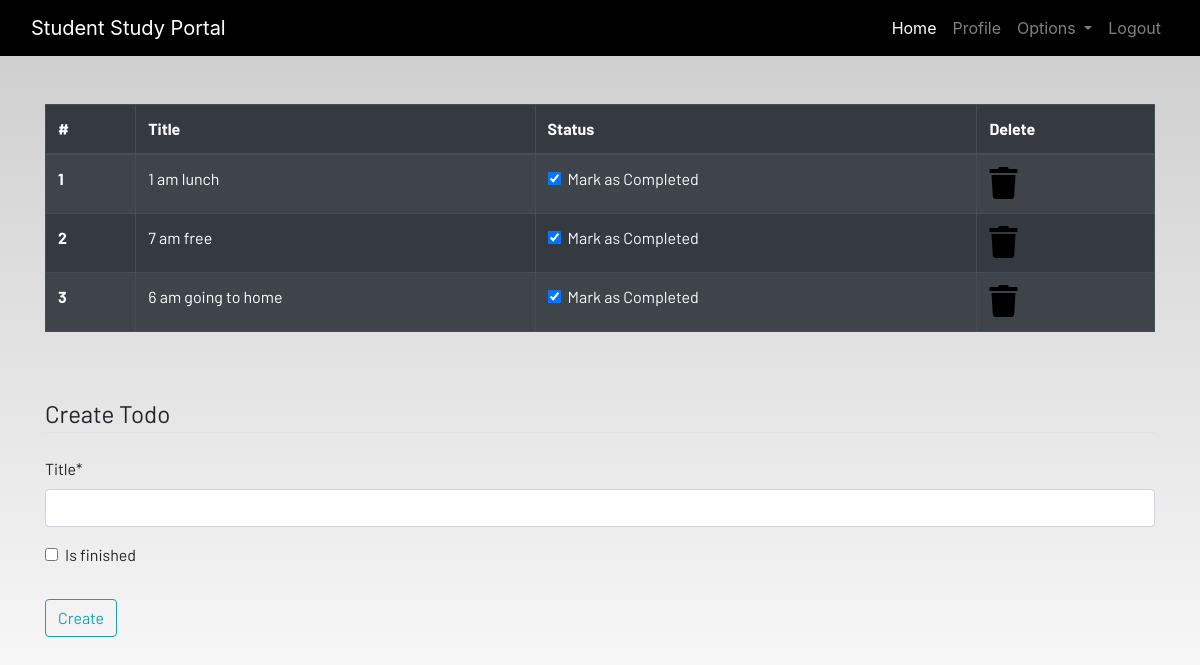
The app's page /todo (signed in) with its own data.
### dashboard/models.py (models this page shows, shortened)
class Todo(models.Model):
    user = models.ForeignKey(User, on_delete=models.CASCADE)
    title = models.CharField(max_length=100)
    is_finished = models.BooleanField(default=False)

### dashboard/views.py (the view, shortened to what this page needs)
# urls.py: path('todo',views.todo,name='todo'),
@login_required
def todo(request):
    form = TodoForm()
    todos = Todo.objects.filter(user=request.user)
    if len(todos) == 0:
        todos_done = True
    else:
        todos_done = False
    context = {
        'todos': todos,
        'form': form,
        'todos_done': todos_done,
    }
    return render(request, 'dashboard/todo.html', context)

### dashboard/forms.py
class TodoForm(forms.ModelForm):
    class Meta:
        model = Todo
        fields = ['title','is_finished']

### dashboard/templates/dashboard/todo.html (shortened to what this page needs)
{% extends 'dashboard/base.html' %}
{% load static %}
{% block content %}
{% load crispy_forms_tags %}
<div class="container">
    {% if not todos_done %}
    <table class="table table-striped table-bordered table-hover table-dark">
        <thead>
            <tr>
                <th scope="col">#</th>
                <th scope="col">Title</th>
                <th scope="col">Status</th>
                <th scope="col">Delete</th>
            </tr>
        </thead>
        <tbody>
            {% for todo in todos %}
            <tr>
                <th scope="row">{{forloop.counter}}</th>
                <td>{{todo.title}}</td>
             <td>
                <a href="{% url 'update_todo' todo.id %}">
                 <div class="form-check">
            {% if todo.is_finished == True %}
                <input class="form-check-input" type="checkbox" checked>
            {% else %}
                <input class="form-check-input" type="checkbox">
            {% endif %}
            <label class="form-check-label text-light">
                Mark as Completed
            </label>
        </div>
    </a>
</td>
                <td><a href="{% url 'delete_todo' todo.id %}"><i class="fa fa-trash fa-2x"></i></a></td>
            </tr>
            {% endfor %}
        </tbody>
    </table>
    {% else %}
    <h4>All tasks have been done!! create to add more</h4>
    {% endif %}
</div><br><br>
<div class="container">
    <form method="POST">
        <fieldset class="form-group">
            <legend class="border-bottom mb-4">Create Todo</legend>
            {{form|crispy }}
        </fieldset>
        <div class="form-group">
            <button href="" class="btn btn-outline-info" type="submit">
                Create
            </button>
        </div>
    </form>
</div>
{% endblock content %}

### static/css/main.css (style rules this page uses)
html { scroll-behavior: smooth; height: 100%; width: 100%; }
a { text-decoration: none !important; color: black; }
html, body { max-width: 100%; overflow-x: hidden; height: 100%; width: 100%; }
body { background: linear-gradient(rgba(0, 0, 0, 0.2), rgba(255, 255, 255, 0.5)); overflow-x: hidden; background-repeat: no-repeat; }
.fa { color: black; }

### records on screen
Todo: title "1 am lunch"
Todo: title "7 am free"
Todo: title "6 am going to home"
